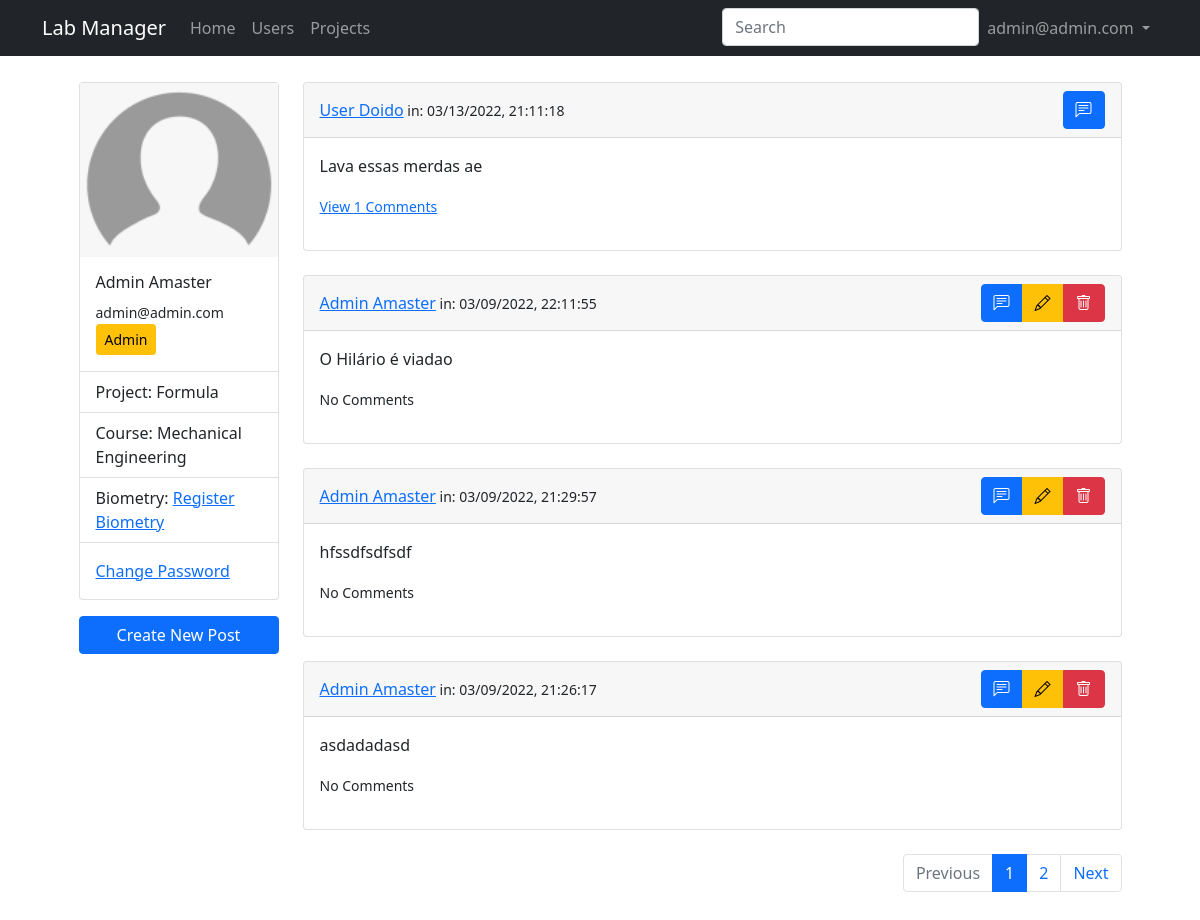
/profile (signed in), run on an earlier commit of the app's database.
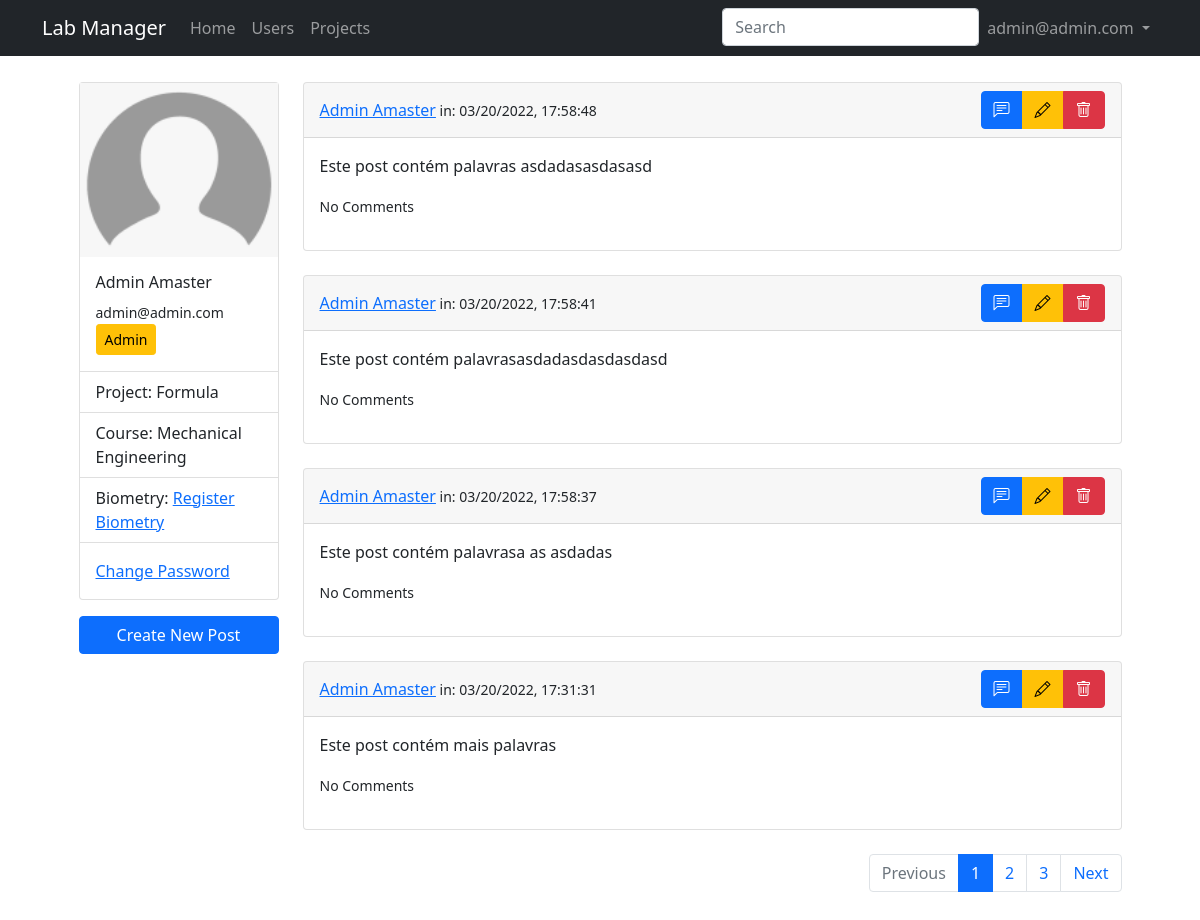
And on a later commit of the database.
### lab_manager/models.py (models this page shows, shortened)
class SearchableMixin(object):
    @classmethod
    def before_commit(cls, session):
        session._changes = {
            'add': list(session.new),
            'update': list(session.dirty),
            'delete': list(session.deleted)
        }
    @classmethod
    def after_commit(cls, session):
        for obj in session._changes['add']:
            if isinstance(obj, SearchableMixin):
                add_to_index(obj.__tablename__, obj)
        for obj in session._changes['update']:
            if isinstance(obj, SearchableMixin):
                add_to_index(obj.__tablename__, obj)
        for obj in session._changes['delete']:
            if isinstance(obj, SearchableMixin):
                remove_from_index(obj.__tablename__, obj)
        session._changes = None

class Post(SearchableMixin, db.Model):
    __searchable__ = ['text']
    id = db.Column(db.Integer, primary_key = True)
    text = db.Column(db.Text, nullable = False)
    date_created = db.Column(db.DateTime, default = datetime.utcnow)
    author = db.Column(db.Integer, db.ForeignKey('user.id', ondelete='CASCADE'), nullable = False)
    comments = db.relationship('Comment', backref="post", passive_deletes=True)

class User(db.Model, UserMixin):
    id = db.Column(db.Integer, primary_key = True)
    email = db.Column(db.String(50), unique = True)
    name = db.Column(db.String(150))
    password = db.Column(db.String(128))
    date_created = db.Column(db.DateTime, default = datetime.utcnow)
    biometry = db.Column(db.Boolean, default = False, nullable = False)
    project = db.Column(db.Integer, nullable = False)
    grr = db.Column(db.Integer, unique = True)
    course = db.Column(db.String(50))
    approved_by = db.Column(db.Integer)
    date_approved = db.Column(db.DateTime, default = datetime.utcnow)
    approved = db.Column(db.Boolean, default = False, nullable = False)
    admin = db.Column(db.Boolean, default = False, nullable = False)
    projects = db.relationship('Project', backref="user", passive_deletes = False)
    posts = db.relationship('Post', backref="user", passive_deletes = True)
    comments = db.relationship('Comment', backref="user", passive_deletes = True)

### lab_manager/users/routes.py (the view)
@users.route("/profile")
@login_required
def profile():
    page = request.args.get('page', 1, type=int)
    posts = Post.query.order_by(Post.date_created.desc()).paginate(page, current_app.config['POSTS_PER_PAGE'], False)
    next_url = url_for('users.profile', page=posts.next_num) \
        if posts.has_next else None
    prev_url = url_for('users.profile', page=posts.prev_num) \
        if posts.has_prev else None
    return render_template('users/profile.jinja2', title=current_user.name, user=current_user, posts=posts, next_url=next_url, prev_url=prev_url)

### lab_manager/main/forms.py
class SearchForm(FlaskForm):
    q = StringField('Search', validators=[DataRequired()])
    def __init__(self, *args, **kwargs):
        if 'formdata' not in kwargs:
            kwargs['formdata'] = request.args
        if 'meta' not in kwargs:
            kwargs['meta'] = {'csrf': False}
        super(SearchForm, self).__init__(*args, **kwargs)

### lab_manager/__init__.py (called while the page is built)
def create_app(config_class=Config):
    app = Flask(__name__)
    app.config.from_object(Config)
    db.init_app(app)
    migrate.init_app(app, db)
    app.elasticsearch = Elasticsearch([app.config['ELASTICSEARCH_URL']]) \
        if app.config['ELASTICSEARCH_URL'] else None
    from lab_manager.main.routes import main
    app.register_blueprint(main)
    from lab_manager.users.routes import users
    app.register_blueprint(users)
    from lab_manager.admin.routes import admin
    app.register_blueprint(admin)
    from lab_manager.posts.routes import posts
    app.register_blueprint(posts)
    from .models import User, Project, Post
    initialize_database(app)
    login_manager.init_app(app)
    @login_manager.user_loader
    def load_user(id):
        return User.query.get(int(id))
    return app

### lab_manager/templates/users/profile.jinja2 (shortened to what this page needs)
{% extends "./layout.jinja2" %}
{% block content %}
<div class="row justify-content-md-center">
    <div class="col-md-3 card-col">
        <div class="card">
            <img class="img-fluid" src="{{ url_for('static', filename='img/default_user.png')}}" class="card-img-top" alt="Profile Picture">
            <div class="card-body">
                <h6 class="card-title">{{ user.name }}</h5>
                <small class="card-text">{{ user.email }}</small>
                {% if not user.admin %}
                    {% if not user.approved %} <button type="button" class="btn btn-warning btn-sm" data-bs-toggle="modal" data-bs-target="#approval_info">Waiting for Approval</button> {% else %} <button type="button" class="btn btn-success btn-sm">Approved</button> {% endif %}
                {% else %}
                    <button type="button" class="btn btn-warning btn-sm">Admin</button>
                {% endif %}
            </div>
            <ul class="list-group list-group-flush">
                <li class="list-group-item">Project: {{ user.project }}</li>
                <li class="list-group-item">Course: {% if not user.course %} <a href="">Enter Course</a> {% else %} {{ user.course }} {% endif %}</li>
                <li class="list-group-item">Biometry: {% if not user.approved and not user.admin %} Waiting for Approval {% elif not user.biometry %} <a href="">Register Biometry</a> {% else %} Biometry registered {% endif %} </li>
            </ul>
            <div class="card-body">
                <a href="#" class="card-link">Change Password</a>
            </div>
        </div>
        <div class="d-grid card-buttons">
        <button type="button" class="btn btn-primary" data-bs-toggle="modal" data-bs-target="#newPost">Create New Post</button>
        </div>
    </div>
    <div class="col-md-9">
        {% for post in posts.items %}
            {% include "./users/_posts.jinja2" %}
        {% endfor %}
        <nav aria-label="Posts pagination">
        <ul class="pagination justify-content-end">
            {% if posts.has_prev %}
                <li class="page-item">
                    <a class="page-link" href="{{prev_url}}">Previous</a>
                </li>
            {% else %}
                <li class="page-item disabled">
                    <a class="page-link">Previous</a>
                </li>
            {% endif %}
            {% for page_num in posts.iter_pages() %}
                {% if page_num %}
                    {% if page_num != posts.page %}
                        <li class="page-item"><a class="page-link" href="{{ url_for('users.profile', page=page_num) }}">{{ page_num }}</a></li>
                    {% else %}
                        <li class="page-item active"><a class="page-link" href="#">{{ page_num }}</a></li>
                    {% endif %}
                {% else %}
                    <li class="page-item"><a class="page-link" href="#">...</a></li>
                {% endif %}
            {% endfor %}
            {% if posts.has_next %}
                <li class="page-item">
                    <a class="page-link" href="{{next_url}}">Next</a>
                </li>
            {% else %}
                <li class="page-item disabled">
                    <a class="page-link">Previous</a>
                </li>
            {% endif %}
        </ul>
        </nav>
    </div>
</div>
{% endblock content %}

### lab_manager/templates/users/_posts.jinja2 (shortened to what this page needs)
<div class="card text">
    <div class="card-header d-flex justify-content-between align-items-center">
        <span><a href="">{{post.user.name}}</a><small class="mutted" > in: {{post.date_created.strftime("%m/%d/%Y, %H:%M:%S")}}</small></span>
        <div class="btn-group" role="group" aria-label="Basic mixed styles example">
            <a data-bs-toggle="modal" data-bs-target="#commentPost{{post.id}}" class="btn btn-primary"><i class="bi bi-chat-left-text"></i></a>
            {% if user.id == post.author %}
                <a class="btn btn-warning" data-bs-toggle="modal" data-bs-target="#editPost{{post.id}}"><i class="bi bi-pencil"></i></a>
                <a class="btn btn-danger" href="{{url_for('posts.remove_post', id=post.id)}}"><i class="bi bi-trash"></i></a>
            {% endif %}
        </div>
    </div>
    <div class="card-body">
        <p class="card-text">{{post.text}}</p>
            <p>
            {% if post.comments|length %}
                <a data-bs-toggle="collapse" href="#comments-{{post.id}}" aria-expanded="false" aria-controls="colapse-comments-{{post.id}}"><small>View {{post.comments|length}} Comments</small></a>
            {% else %}
                <small class="text-mutted">No Comments</small>
            {% endif %}
            </p>
    </div>
</div>
<br>

What changed in the data, as far as the page shows it:
no longer on this page (row unchanged): Post: user.name "User Doido", date_created "03/13/2022, 21:11:18", text "Lava essas merdas ae", comments|length "1"
no longer on this page (row edited): Post: user.name "Admin Amaster", date_created "03/09/2022, 22:11:55", text "O Hilário é viadao", shows "No Comments"
no longer on this page (row unchanged): Post: user.name "Admin Amaster", date_created "03/09/2022, 21:29:57", text "hfssdfsdfsdf", shows "No Comments"
no longer on this page (row unchanged): Post: user.name "Admin Amaster", date_created "03/09/2022, 21:26:17", text "asdadadasd", shows "No Comments"
added Post: user.name "Admin Amaster", date_created "03/20/2022, 17:58:48", text "Este post contém palavras asdadasasdasasd", shows "No Comments"
added Post: user.name "Admin Amaster", date_created "03/20/2022, 17:58:41", text "Este post contém palavrasasdadasdasdasdasd", shows "No Comments"
added Post: user.name "Admin Amaster", date_created "03/20/2022, 17:58:37", text "Este post contém palavrasa as asdadas", shows "No Comments"
added Post: user.name "Admin Amaster", date_created "03/20/2022, 17:31:31", text "Este post contém mais palavras", shows "No Comments"
Also different on the page:
new list line: "3"
